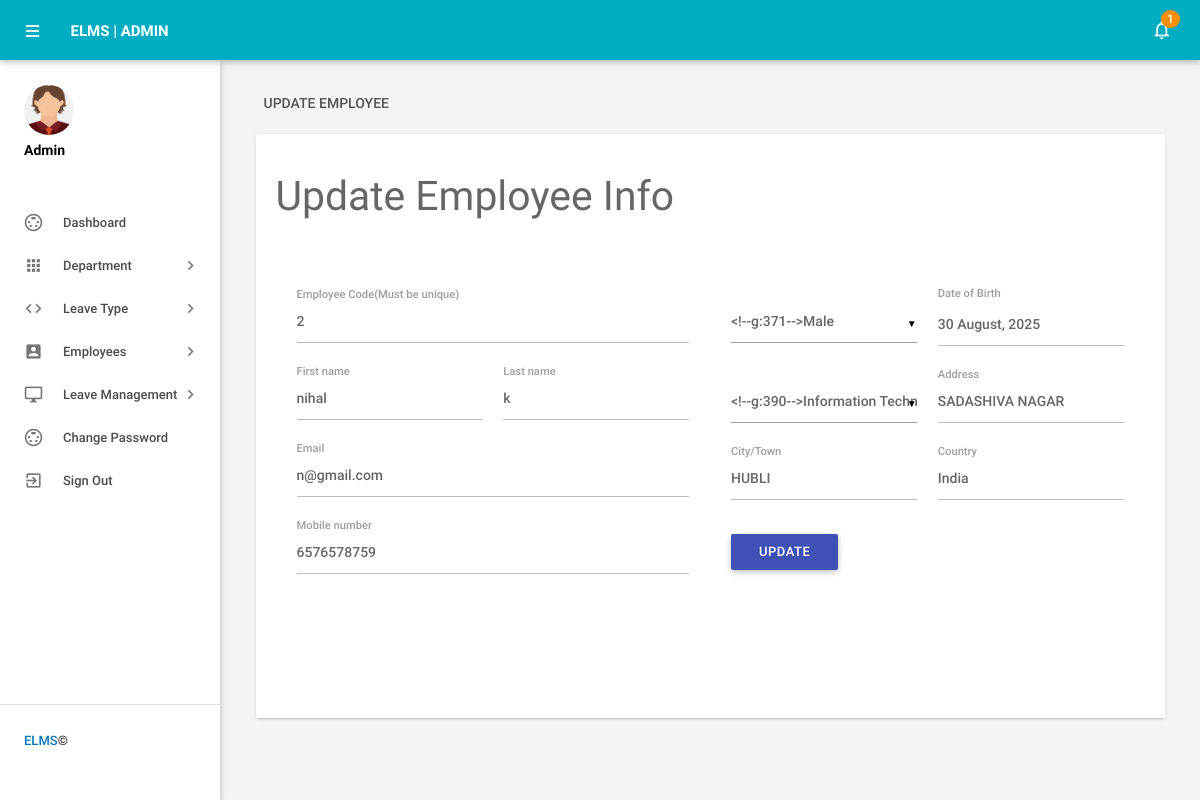
Screenshot of /edit_employee/9 (signed in) with the database file from the repository.
### employeeleave/models.py (models this page shows, shortened)
class Employee(models.Model):
    user = models.ForeignKey(User, on_delete=models.CASCADE, null=True)
    empid = models.CharField(max_length=20)
    gender = models.CharField(max_length=30)
    dob = models.CharField(max_length=50)
    department = models.CharField(max_length=50,null=True)
    address = models.CharField(max_length=300)
    city = models.CharField(max_length=50)
    country = models.CharField(max_length=50)
    phoneno = models.CharField(max_length=15)
    status = models.CharField(max_length=15, null=True)
    regdate = models.DateField()

### employeeleave/views.py (the view, shortened to what this page needs)
# urls.py: path('edit_employee/<int:pid>',edit_employee,name='edit_employee'),
def edit_employee(request,pid):
    if not request.user.is_authenticated:
        return redirect('admin_login')
    leavescount = Leaves.objects.filter(isread="no").count()
    unreadleaves = Leaves.objects.filter(isread="no")
    department = Department.objects.all()
    user = User.objects.get(id=pid)
    employee = Employee.objects.get(user=user)
    error = ""
    d = {'error': error,'department':department,'employee':employee,'leavescount':leavescount,'unreadleaves':unreadleaves}
    return render(request, 'edit_employee.html',d)

### employeeleave/templates/edit_employee.html (shortened to what this page needs)
{% load static %}
{% block body %}
<html lang="en">
    <head>
       <link type="text/css" rel="stylesheet" href="{% static 'admin/assets/plugins/materialize/css/materialize.min.css' %}"/>
        <link href="{% static 'admin/assets/plugins/material-preloader/css/materialPreloader.min.css' %}" rel="stylesheet">
        <link href="{% static 'admin/assets/css/alpha.min.css' %}" rel="stylesheet" type="text/css"/>
        <link href="{% static 'admin/assets/css/custom.css' %}" rel="stylesheet" type="text/css"/>
    </head>
    <body>
   {% include 'header.html' %}
        {% include 'sidebar.html' %}
   <main class="mn-inner">
                <div class="row">
                    <div class="col s12">
                        <div class="page-title">Update employee</div>
                    </div>
                    <div class="col s12 m12 l12">
                        <div class="card">
                            <div class="card-content">
                                <form id="example-form" method="post" name="updatemp">
                                    <div>
                                        <h3>Update Employee Info</h3>
                                        <section>
                                            <div class="wizard-content">
                                                <div class="row">
                                                    <div class="col m6">
                                                        <div class="row">
 <div class="input-field col  s12">
<label for="empcode">Employee Code(Must be unique)</label>
<input  name="empcode" id="empcode" value="{{employee.empid}}" type="text" autocomplete="off" readonly required>
</div>
<div class="input-field col m6 s12">
<label for="firstName">First name</label>
<input id="firstName" name="firstName" value="{{employee.user.first_name}}"  type="text" required>
</div>
<div class="input-field col m6 s12">
<label for="lastName">Last name </label>
<input id="lastName" name="lastName" value="{{employee.user.last_name}}" type="text" autocomplete="off" required>
</div>
<div class="input-field col s12">
<label for="email">Email</label>
<input  name="email" type="email" id="email" value="{{employee.user.username}}" readonly autocomplete="off" required>
</div>
<div class="input-field col s12">
<label for="phone">Mobile number</label>
<input id="phone" name="mobileno" type="tel" value="{{employee.phoneno}}" maxlength="10" autocomplete="off" required>
 </div>
</div>
</div>
<div class="col m6">
<div class="row">
<div class="input-field col m6 s12">
</div>
<div class="col m6 s12">
<label for="birthdate">Date of Birth</label>
<input id="birthdate" name="dob"  class="datepicker" value="{{employee.dob}}" >
</div>
<div class="input-field col m6 s12">
</div>
<div class="input-field col m6 s12">
<label for="address">Address</label>
<input id="address" name="address" type="text"  value="{{employee.address}}" autocomplete="off" required>
</div>
<div class="input-field col m6 s12">
<label for="city">City/Town</label>
<input id="city" name="city" type="text"  value="{{employee.city}}" autocomplete="off" required>
 </div>
<div class="input-field col m6 s12">
<label for="country">Country</label>
<input id="country" name="country" type="text"  value="{{employee.country}}" autocomplete="off" required>
</div>
<div class="input-field col s12">
<button type="submit" name="update"  id="update" class="waves-effect waves-light btn indigo m-b-xs">UPDATE</button>
</div>
                                                        </div>
                                                    </div>
                                                </div>
                                            </div>
                                        </section>
                                    </div>
                                </form>
                            </div>
                        </div>
                    </div>
                </div>
            </main>
        </div>
        <div class="left-sidebar-hover"></div>
    </body>
</html>
{% endblock %}

### rows the page displays
Employee: empcode "2", firstName "nihal", lastName "k", email "n@gmail.com", mobileno "6576578759", dob "30 August, 2025", address "SADASHIVA NAGAR", city "HUBLI", country "India"

### other values shown
{{ leavescount }} "1"
